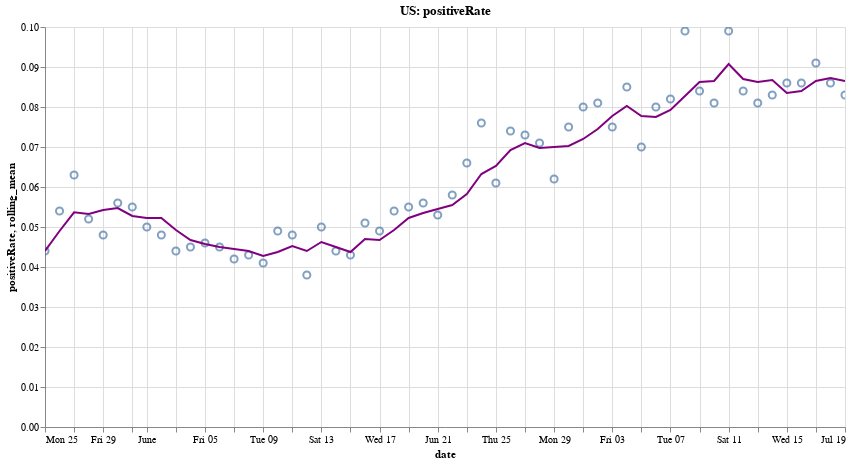

The cell this chart's notebook holds for it:
### Code cell
create_plot(us, 'positiveRate')

### Figure 1 — Vega-Lite specification as saved in the notebook (floating-point values rounded to 4 significant figures)
{"config": {"view": {"continuousWidth": 400, "continuousHeight": 300}}, "layer": [{"mark": {"type": "point", "size": 50}, "encoding": {"tooltip": [{"type": "temporal", "field": "date"}, {"type": "quantitative", "field": "positiveRate"}], "x": {"type": "temporal", "field": "date"}, "y": {"type": "quantitative", "field": "positiveRate"}}, "height": 400, "selection": {"selector002": {"type": "interval", "bind": "scales", "encodings": ["x", "y"]}}, "title": "US: positiveRate", "width": 800}, {"mark": {"type": "line", "color": "purple", "size": 2}, "encoding": {"x": {"type": "temporal", "field": "date"}, "y": {"type": "quantitative", "field": "rolling_mean"}}, "transform": [{"window": [{"op": "mean", "field": "positiveRate", "as": "rolling_mean"}], "frame": [0, 3]}]}], "data": {"name": "data-ad8317b16350058801f5fee3e14eb804"}, "$schema": "https://vega.github.io/schema/vega-lite/v4.8.1.json", "datasets": {"data-ad8317b16350058801f5fee3e14eb804": [{"date": "2020-07-19T00:00:00", "totalTestResultsIncrease": 764200.0, "positiveIncrease": 63790.0, "death": 132900.0, "deathIncrease": 523.0, "positiveRate": 0.083, "state": "US"}, {"date": "2020-07-18T00:00:00", "totalTestResultsIncrease": 761800.0, "positiveIncrease": 65180.0, "death": 132400.0, "deathIncrease": 872.0, "positiveRate": 0.086, "state": "US"}, {"date": "2020-07-17T00:00:00", "totalTestResultsIncrease": 851800.0, "positiveIncrease": 77230.0, "death": 131500.0, "deathIncrease": 951.0, "positiveRate": 0.091, "state": "US"}, {"date": "2020-07-16T00:00:00", "totalTestResultsIncrease": 824600.0, "positiveIncrease": 70950.0, "death": 130600.0, "deathIncrease": 974.0, "positiveRate": 0.086, "state": "US"}, {"date": "2020-07-15T00:00:00", "totalTestResultsIncrease": 762800.0, "positiveIncrease": 65380.0, "death": 129600.0, "deathIncrease": 858.0, "positiveRate": 0.086, "state": "US"}, {"date": "2020-07-14T00:00:00", "totalTestResultsIncrease": 760300.0, "positiveIncrease": 62880.0, "death": 128700.0, "deathIncrease": 736.0, "positiveRate": 0.083, "state": "US"}, {"date": "2020-07-13T00:00:00", "totalTestResultsIncrease": 722100.0, "positiveIncrease": 58460.0, "death": 128000.0, "deathIncrease": 327.0, "positiveRate": 0.081, "state": "US"}, {"date": "2020-07-12T00:00:00", "totalTestResultsIncrease": 727300.0, "positiveIncrease": 60980.0, "death": 127700.0, "deathIncrease": 476.0, "positiveRate": 0.084, "state": "US"}, {"date": "2020-07-11T00:00:00", "totalTestResultsIncrease": 635400.0, "positiveIncrease": 63010.0, "death": 127200.0, "deathIncrease": 757.0, "positiveRate": 0.099, "state": "US"}, {"date": "2020-07-10T00:00:00", "totalTestResultsIncrease": 823400.0, "positiveIncrease": 66640.0, "death": 126400.0, "deathIncrease": 854.0, "positiveRate": 0.081, "state": "US"}, {"date": "2020-07-09T00:00:00", "totalTestResultsIncrease": 698800.0, "positiveIncrease": 58840.0, "death": 125600.0, "deathIncrease": 867.0, "positiveRate": 0.084, "state": "US"}, {"date": "2020-07-08T00:00:00", "totalTestResultsIncrease": 628300.0, "positiveIncrease": 62150.0, "death": 124700.0, "deathIncrease": 897.0, "positiveRate": 0.099, "state": "US"}, {"date": "2020-07-07T00:00:00", "totalTestResultsIncrease": 633200.0, "positiveIncrease": 51770.0, "death": 123800.0, "deathIncrease": 922.0, "positiveRate": 0.082, "state": "US"}, {"date": "2020-07-06T00:00:00", "totalTestResultsIncrease": 520000.0, "positiveIncrease": 41600.0, "death": 122900.0, "deathIncrease": 242.0, "positiveRate": 0.08, "state": "US"}, {"date": "2020-07-05T00:00:00", "totalTestResultsIncrease": 656900.0, "positiveIncrease": 45790.0, "death": 122700.0, "deathIncrease": 209.0, "positiveRate": 0.07, "state": "US"}, {"date": "2020-07-04T00:00:00", "totalTestResultsIncrease": 642200.0, "positiveIncrease": 54730.0, "death": 122500.0, "deathIncrease": 306.0, "positiveRate": 0.085, "state": "US"}, {"date": "2020-07-03T00:00:00", "totalTestResultsIncrease": 721400.0, "positiveIncrease": 54220.0, "death": 122100.0, "deathIncrease": 597.0, "positiveRate": 0.075, "state": "US"}, {"date": "2020-07-02T00:00:00", "totalTestResultsIncrease": 663400.0, "positiveIncrease": 53830.0, "death": 121600.0, "deathIncrease": 697.0, "positiveRate": 0.081, "state": "US"}, {"date": "2020-07-01T00:00:00", "totalTestResultsIncrease": 633300.0, "positiveIncrease": 50670.0, "death": 120900.0, "deathIncrease": 701.0, "positiveRate": 0.08, "state": "US"}, {"date": "2020-06-30T00:00:00", "totalTestResultsIncrease": 633900.0, "positiveIncrease": 47460.0, "death": 120200.0, "deathIncrease": 596.0, "positiveRate": 0.075, "state": "US"}, {"date": "2020-06-29T00:00:00", "totalTestResultsIncrease": 631700.0, "positiveIncrease": 39180.0, "death": 119600.0, "deathIncrease": 330.0, "positiveRate": 0.062, "state": "US"}, {"date": "2020-06-28T00:00:00", "totalTestResultsIncrease": 586600.0, "positiveIncrease": 41860.0, "death": 119200.0, "deathIncrease": 271.0, "positiveRate": 0.071, "state": "US"}, {"date": "2020-06-27T00:00:00", "totalTestResultsIncrease": 602900.0, "positiveIncrease": 43780.0, "death": 119000.0, "deathIncrease": 509.0, "positiveRate": 0.073, "state": "US"}, {"date": "2020-06-26T00:00:00", "totalTestResultsIncrease": 602000.0, "positiveIncrease": 44420.0, "death": 118400.0, "deathIncrease": 636.0, "positiveRate": 0.074, "state": "US"}, {"date": "2020-06-25T00:00:00", "totalTestResultsIncrease": 635900.0, "positiveIncrease": 39070.0, "death": 117800.0, "deathIncrease": 2501.0, "positiveRate": 0.061, "state": "US"}, {"date": "2020-06-24T00:00:00", "totalTestResultsIncrease": 511100.0, "positiveIncrease": 38680.0, "death": 115300.0, "deathIncrease": 724.0, "positiveRate": 0.076, "state": "US"}, {"date": "2020-06-23T00:00:00", "totalTestResultsIncrease": 499600.0, "positiveIncrease": 33020.0, "death": 114600.0, "deathIncrease": 708.0, "positiveRate": 0.066, "state": "US"}, {"date": "2020-06-22T00:00:00", "totalTestResultsIncrease": 462400.0, "positiveIncrease": 27020.0, "death": 113900.0, "deathIncrease": 283.0, "positiveRate": 0.058, "state": "US"}, {"date": "2020-06-21T00:00:00", "totalTestResultsIncrease": 512800.0, "positiveIncrease": 27280.0, "death": 113600.0, "deathIncrease": 292.0, "positiveRate": 0.053, "state": "US"}, {"date": "2020-06-20T00:00:00", "totalTestResultsIncrease": 567200.0, "positiveIncrease": 31990.0, "death": 113300.0, "deathIncrease": 628.0, "positiveRate": 0.056, "state": "US"}, {"date": "2020-06-19T00:00:00", "totalTestResultsIncrease": 569500.0, "positiveIncrease": 31050.0, "death": 112700.0, "deathIncrease": 655.0, "positiveRate": 0.055, "state": "US"}, {"date": "2020-06-18T00:00:00", "totalTestResultsIncrease": 513900.0, "positiveIncrease": 27530.0, "death": 112000.0, "deathIncrease": 704.0, "positiveRate": 0.054, "state": "US"}, {"date": "2020-06-17T00:00:00", "totalTestResultsIncrease": 487200.0, "positiveIncrease": 23870.0, "death": 111300.0, "deathIncrease": 767.0, "positiveRate": 0.049, "state": "US"}, {"date": "2020-06-16T00:00:00", "totalTestResultsIncrease": 463100.0, "positiveIncrease": 23440.0, "death": 110500.0, "deathIncrease": 729.0, "positiveRate": 0.051, "state": "US"}, {"date": "2020-06-15T00:00:00", "totalTestResultsIncrease": 435200.0, "positiveIncrease": 18510.0, "death": 109800.0, "deathIncrease": 380.0, "positiveRate": 0.043, "state": "US"}, {"date": "2020-06-14T00:00:00", "totalTestResultsIncrease": 482900.0, "positiveIncrease": 21370.0, "death": 109400.0, "deathIncrease": 355.0, "positiveRate": 0.044, "state": "US"}, {"date": "2020-06-13T00:00:00", "totalTestResultsIncrease": 505400.0, "positiveIncrease": 25340.0, "death": 109100.0, "deathIncrease": 691.0, "positiveRate": 0.05, "state": "US"}, {"date": "2020-06-12T00:00:00", "totalTestResultsIncrease": 617400.0, "positiveIncrease": 23480.0, "death": 108400.0, "deathIncrease": 772.0, "positiveRate": 0.038, "state": "US"}, {"date": "2020-06-11T00:00:00", "totalTestResultsIncrease": 456400.0, "positiveIncrease": 22030.0, "death": 107600.0, "deathIncrease": 898.0, "positiveRate": 0.048, "state": "US"}, {"date": "2020-06-10T00:00:00", "totalTestResultsIncrease": 428300.0, "positiveIncrease": 20800.0, "death": 106700.0, "deathIncrease": 885.0, "positiveRate": 0.049, "state": "US"}, {"date": "2020-06-09T00:00:00", "totalTestResultsIncrease": 420000.0, "positiveIncrease": 17180.0, "death": 105800.0, "deathIncrease": 898.0, "positiveRate": 0.041, "state": "US"}, {"date": "2020-06-08T00:00:00", "totalTestResultsIncrease": 396200.0, "positiveIncrease": 17010.0, "death": 104900.0, "deathIncrease": 660.0, "positiveRate": 0.043, "state": "US"}, {"date": "2020-06-07T00:00:00", "totalTestResultsIncrease": 447200.0, "positiveIncrease": 18820.0, "death": 104300.0, "deathIncrease": 446.0, "positiveRate": 0.042, "state": "US"}, {"date": "2020-06-06T00:00:00", "totalTestResultsIncrease": 512400.0, "positiveIncrease": 23110.0, "death": 103800.0, "deathIncrease": 727.0, "positiveRate": 0.045, "state": "US"}, {"date": "2020-06-05T00:00:00", "totalTestResultsIncrease": 506300.0, "positiveIncrease": 23350.0, "death": 103100.0, "deathIncrease": 823.0, "positiveRate": 0.046, "state": "US"}, {"date": "2020-06-04T00:00:00", "totalTestResultsIncrease": 461000.0, "positiveIncrease": 20840.0, "death": 102300.0, "deathIncrease": 888.0, "positiveRate": 0.045, "state": "US"}, {"date": "2020-06-03T00:00:00", "totalTestResultsIncrease": 466700.0, "positiveIncrease": 20310.0, "death": 101400.0, "deathIncrease": 991.0, "positiveRate": 0.044, "state": "US"}, {"date": "2020-06-02T00:00:00", "totalTestResultsIncrease": 418600.0, "positiveIncrease": 19980.0, "death": 100400.0, "deathIncrease": 959.0, "positiveRate": 0.048, "state": "US"}, {"date": "2020-06-01T00:00:00", "totalTestResultsIncrease": 412300.0, "positiveIncrease": 20420.0, "death": 99450.0, "deathIncrease": 665.0, "positiveRate": 0.05, "state": "US"}, {"date": "2020-05-31T00:00:00", "totalTestResultsIncrease": 396200.0, "positiveIncrease": 21640.0, "death": 98780.0, "deathIncrease": 649.0, "positiveRate": 0.055, "state": "US"}, {"date": "2020-05-30T00:00:00", "totalTestResultsIncrease": 425800.0, "positiveIncrease": 23760.0, "death": 98130.0, "deathIncrease": 929.0, "positiveRate": 0.056, "state": "US"}, {"date": "2020-05-29T00:00:00", "totalTestResultsIncrease": 487200.0, "positiveIncrease": 23520.0, "death": 97200.0, "deathIncrease": 1179.0, "positiveRate": 0.048, "state": "US"}, {"date": "2020-05-28T00:00:00", "totalTestResultsIncrease": 434500.0, "positiveIncrease": 22600.0, "death": 96020.0, "deathIncrease": 1226.0, "positiveRate": 0.052, "state": "US"}, {"date": "2020-05-27T00:00:00", "totalTestResultsIncrease": 308400.0, "positiveIncrease": 19380.0, "death": 94800.0, "deathIncrease": 1318.0, "positiveRate": 0.063, "state": "US"}, {"date": "2020-05-26T00:00:00", "totalTestResultsIncrease": 305900.0, "positiveIncrease": 16630.0, "death": 93480.0, "deathIncrease": 640.0, "positiveRate": 0.054, "state": "US"}, {"date": "2020-05-25T00:00:00", "totalTestResultsIncrease": 422600.0, "positiveIncrease": 18800.0, "death": 92840.0, "deathIncrease": 555.0, "positiveRate": 0.044, "state": "US"}]}}
